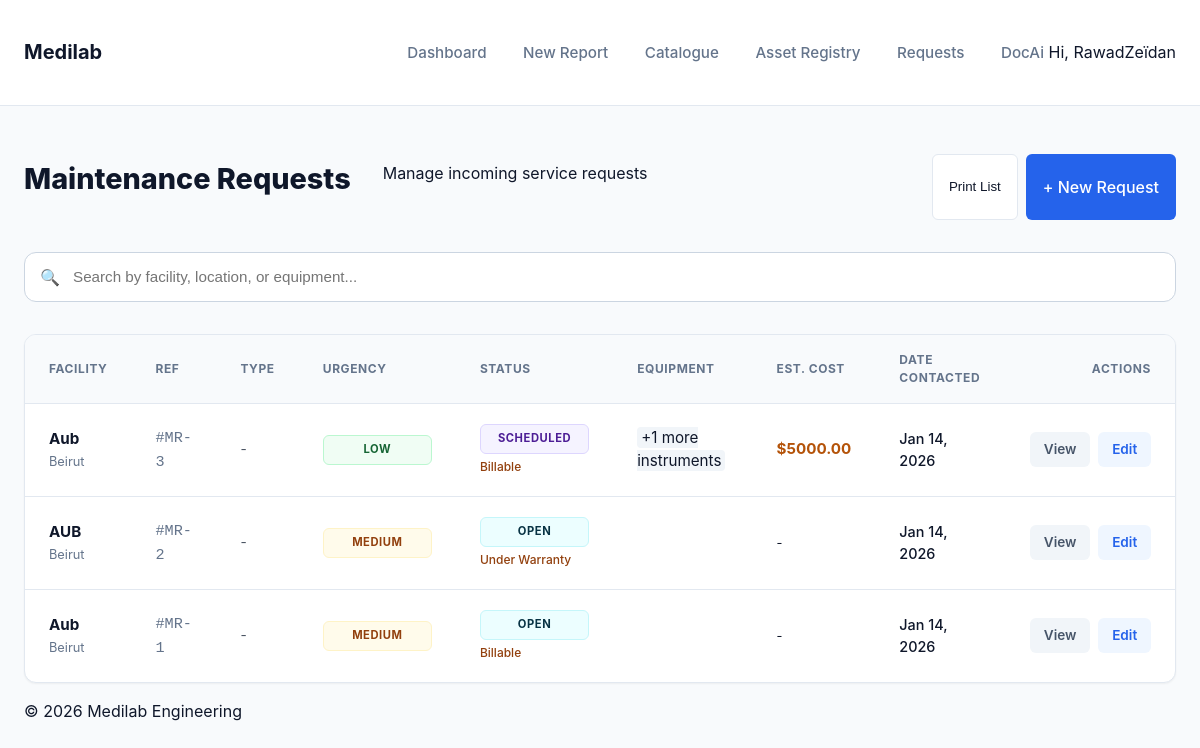
Screenshot of /requests/ (signed in) with the database file from the repository.
### core/models.py (models this page shows, shortened)
class MaintenanceRequest(models.Model):
    URGENCY_CHOICES = [
        ('Low', 'Low'),
        ('Medium', 'Medium'),
        ('High', 'High'),
        ('Emergency', 'Emergency'),
    ]
    REQUEST_STATUS_CHOICES = [
        ('Open', 'Open'),
        ('Scheduled', 'Scheduled'),
        ('In Progress', 'In Progress'),
        ('Completed', 'Completed'),
        ('Cancelled', 'Cancelled'),
    ]
    LEBANON_LOCATIONS = [
        ('Beirut', (('Beirut', 'Beirut'),)),
        ('Mount Lebanon', (
            ('Baabda', 'Baabda'), ('Matn', 'Matn'), ('Chouf', 'Chouf'),
            ('Aley', 'Aley'), ('Keserwan', 'Keserwan'), ('Jbeil', 'Jbeil'),
        )),
        ('North Lebanon', (
            ('Tripoli', 'Tripoli'), ('Zgharta', 'Zgharta'), ('Bsharri', 'Bsharri'),
            ('Batroun', 'Batroun'), ('Koura', 'Koura'), ('Minieh-Danniyeh', 'Minieh-Danniyeh'),
        )),
        ('Akkar', (('Akkar', 'Akkar'),)),
        ('Beqaa', (('Zahle', 'Zahle'), ('Rashaya', 'Rashaya'), ('West Beqaa', 'West Beqaa'),)),
        ('Baalbek-Hermel', (('Baalbek', 'Baalbek'), ('Hermel', 'Hermel'),)),
        ('South Lebanon', (('Sidon', 'Sidon'), ('Jezzine', 'Jezzine'), ('Tyre', 'Tyre'),)),
        ('Nabatieh', (('Nabatieh', 'Nabatieh'), ('Marjeyoun', 'Marjeyoun'), ('Hasbaya', 'Hasbaya'), ('Bint Jbeil', 'Bint Jbeil'),)),
    ]
    BILLING_STATUS_CHOICES = [
        ('Warranty', 'Under Warranty'),
        ('Billable', 'Billable'),
        ('Contract', 'Under Contract'),
        ('FOC', 'Free of Charge'),
    ]
    customer_contact_date = models.DateField(default=timezone.now)
    availability_start = models.DateField(blank=True, null=True)
    availability_end = models.DateField(blank=True, null=True)
    urgency = models.CharField(max_length=20, choices=URGENCY_CHOICES, default='Medium')
    contact_name = models.CharField(max_length=255, blank=True, null=True)
    contact_number = models.CharField(max_length=50, blank=True, null=True)
    contact_email = models.EmailField(max_length=255, blank=True, null=True)
    facility_name = models.CharField(max_length=255, blank=True, null=True)
    location = models.CharField(max_length=100, choices=LEBANON_LOCATIONS, blank=True, null=True)
    donor = models.CharField(max_length=255, blank=True, null=True)
    equipment_list = models.TextField(blank=True, null=True, help_text="Legacy list of names for equipment")
    request_details = models.TextField(blank=True, null=True)
    service_type = models.CharField(max_length=255, blank=True, null=True)
    billing_status = models.CharField(max_length=20, choices=BILLING_STATUS_CHOICES, default='Billable')
    estimated_cost = models.DecimalField(max_digits=12, decimal_places=2, null=True, blank=True)
    status = models.CharField(max_length=20, choices=REQUEST_STATUS_CHOICES, default='Open')
    created_by = models.ForeignKey(User, on_delete=models.SET_NULL, null=True, blank=True)
    created_at = models.DateTimeField(auto_now_add=True)
    updated_at = models.DateTimeField(auto_now=True)

### core/views.py (the view)
# urls.py: path('requests/', MaintenanceRequestListView.as_view(), name='request_list'),
class MaintenanceRequestListView(LoginRequiredMixin, ListView):
    model = MaintenanceRequest
    template_name = 'core/request_list.html'
    context_object_name = 'requests'
    paginate_by = 20
    def get_queryset(self):
        queryset = super().get_queryset().order_by('-created_at')
        if not self.request.user.is_staff:
            queryset = queryset.filter(created_by=self.request.user)
        status = self.request.GET.get('status')
        if status: queryset = queryset.filter(status=status)
        q = self.request.GET.get('q')
        if q:
            queryset = queryset.filter(
                Q(facility_name__icontains=q) | Q(location__icontains=q) |
                Q(equipment_items__equipment__product__name__icontains=q) |
                Q(equipment_items__equipment__serial_number__icontains=q)
            ).distinct()
        return queryset

### templates/core/request_list.html (shortened to what this page needs)
{% extends 'base.html' %}
{% block content %}
<div class="page-header-actions dashboard-header">
    <div class="header-content">
        <h1 class="page-title">Maintenance Requests</h1>
        <p class="text-muted mobile-hide" style="margin-top: 0.25rem;">Manage incoming service requests</p>
    </div>
    <div class="action-btn-group">
        <button class="btn btn-secondary desktop-only" onclick="window.print()"> Print List</button>
        <a href="{% url 'request_create' %}" class="btn btn-primary create-btn">+ New Request</a>
    </div>
</div>
<form method="get" class="search-form">
     <div class="search-input-wrapper">
        <span class="search-icon">🔍</span>
        <input type="text" name="q" placeholder="Search by facility, location, or equipment..." class="form-control" value="{{ request.GET.q }}">
     </div>
</form>
<div class="card" style="padding: 0; overflow: hidden;">
    <div class="table-responsive">
        <table class="modern-table">
            <thead>
                <tr>
                    <th>Facility</th>
                    <th>Ref</th>
                    <th>Type</th>
                    <th>Urgency</th>
                    <th>Status</th>
                    <th>Equipment</th>
                    <th>Est. Cost</th>
                    <th>Date Contacted</th>
                    <th style="text-align: right;">Actions</th>
                </tr>
            </thead>
            <tbody>
                {% for request_item in requests %}
                <tr>
                    <td>
                        <div style="font-weight: 700; color: #0f172a;">{{ request_item.facility_name|default:"N/A" }}</div>
                        {% if request_item.location %}
                        <div style="font-size: 0.8rem; color: #64748b; margin-top: 0.1rem;">
                             {{ request_item.get_location_display }}
                         </div>
                        {% endif %}
                    </td>
                    <td><span style="font-family: monospace; color: #64748b;">#MR-{{ request_item.id }}</span></td>
                    <td><div style="font-size: 0.85rem; color: #4b5563;">{{ request_item.service_type|default:"-" }}</div></td>
                    <td>
                        <span class="status-badge urgency-{{ request_item.urgency|lower }}">
                            {{ request_item.urgency }}
                        </span>
                    </td>
                    <td>
                        <span class="status-badge status-{{ request_item.status|lower|cut:' ' }}">
                            {{ request_item.status }}
                        </span>
                        <div style="font-size: 0.75rem; color: #92400e; margin-top: 0.25rem; font-weight: 500;">
                            {{ request_item.get_billing_status_display }}
                        </div>
                    </td>
                    <td>
                        {% with items=request_item.equipment_items.all %}
                            {% if items %}
                                {% if items|length > 1 %}
                                    <span class="text-muted small" style="background: #f1f5f9; padding: 1px 4px; border-radius: 4px;">+{{ items|length|add:"-1" }} more instruments</span>
                                {% endif %}
                            {% else %}
                                <span class="text-muted italic">{{ request_item.equipment_list|default:"No equipment"|truncatechars:30 }}</span>
                            {% endif %}
                        {% endwith %}
                    </td>
                    <td>
                        {% if request_item.estimated_cost %}
                            <div style="font-weight: 700; color: #b45309;">${{ request_item.estimated_cost|floatformat:2 }}</div>
                        {% else %}
                            <span class="text-muted" style="font-size: 0.8rem;">-</span>
                        {% endif %}
                    </td>
                    <td>
                        <div style="font-size: 0.9rem; font-weight: 500;">{{ request_item.customer_contact_date|date:"M d, Y" }}</div>
                    </td>
                    <td>
                        <div class="action-btn-group" style="justify-content: flex-end;">
                            <a href="{% url 'request_detail' request_item.pk %}" class="btn action-btn action-btn-view">View</a>
                            {% if user.is_staff or request_item.created_by == user %}
                            <a href="{% url 'request_update' request_item.pk %}" class="btn action-btn action-btn-edit">Edit</a>
                            {% endif %}
                        </div>
                    </td>
                </tr>
                {% endfor %}
            </tbody>
        </table>
    </div>
</div>
{% endblock %}

### templates/base.html (shortened to what this page needs)
{% load static %}
<!DOCTYPE html>
<html lang="en">
<head>
    <link rel="stylesheet" href="{% static 'css/styles.css' %}?v=3.0">
</head>
<body>
    <header class="app-header">
        <div class="container">
            <h1 class="logo"><a href="{% url 'dashboard' %}">Medilab</a></h1>
            <nav class="main-nav">
                <a href="{% url 'dashboard' %}" class="nav-link">Dashboard</a>
                <a href="{% url 'report_create' %}" class="nav-link">New Report</a>
                <a href="{% url 'product_list' %}" class="nav-link">Catalogue</a>
                <a href="{% url 'equipment_list' %}" class="nav-link">Asset Registry</a>
                <a href="{% url 'request_list' %}" class="nav-link">Requests</a>
                <a href="{% url 'docai:home' %}" class="nav-link">DocAi</a>
                {% if user.is_authenticated %}
                    <span class="user-greeting">Hi, {{ user.username }}</span>
                {% endif %}
            </nav>
        </div>
    </header>
    <main class="container">
        {% block content %}
        {% endblock %}
    </main>
    <footer class="app-footer">
        <div class="container">
            <p>&copy; 2026 Medilab Engineering</p>
        </div>
    </footer>
</body>
</html>

### rows the page displays
MaintenanceRequest: facility_name "Aub", location "Beirut", id "3", service_type "-", urgency "LOW", status "SCHEDULED", billing_status "Billable", equipment_items.all|length "1", estimated_cost "5000.00", customer_contact_date "Jan 14, 2026"
MaintenanceRequest: facility_name "AUB", location "Beirut", id "2", service_type "-", urgency "MEDIUM", status "OPEN", billing_status "Under Warranty", customer_contact_date "Jan 14, 2026"
MaintenanceRequest: facility_name "Aub", location "Beirut", id "1", service_type "-", urgency "MEDIUM", status "OPEN", billing_status "Billable", customer_contact_date "Jan 14, 2026"

### other values shown
{{ user.username }} "RawadZeïdan"
